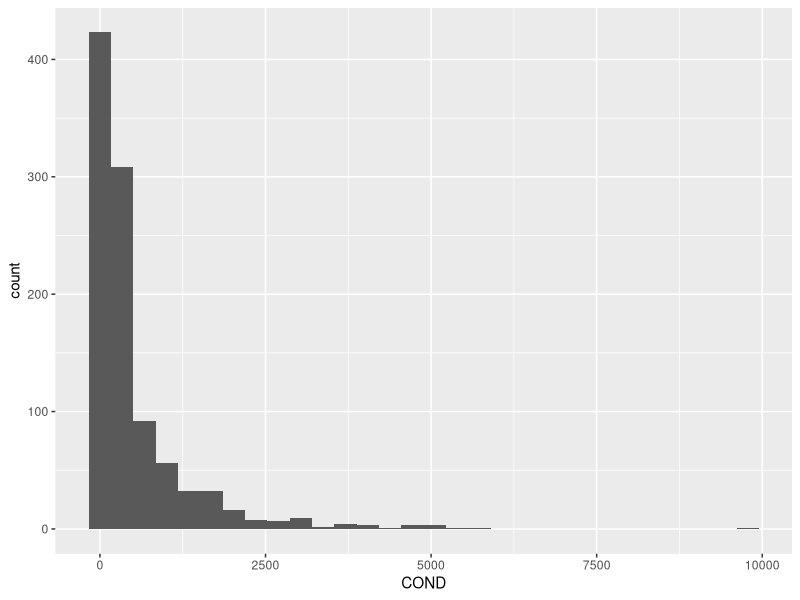
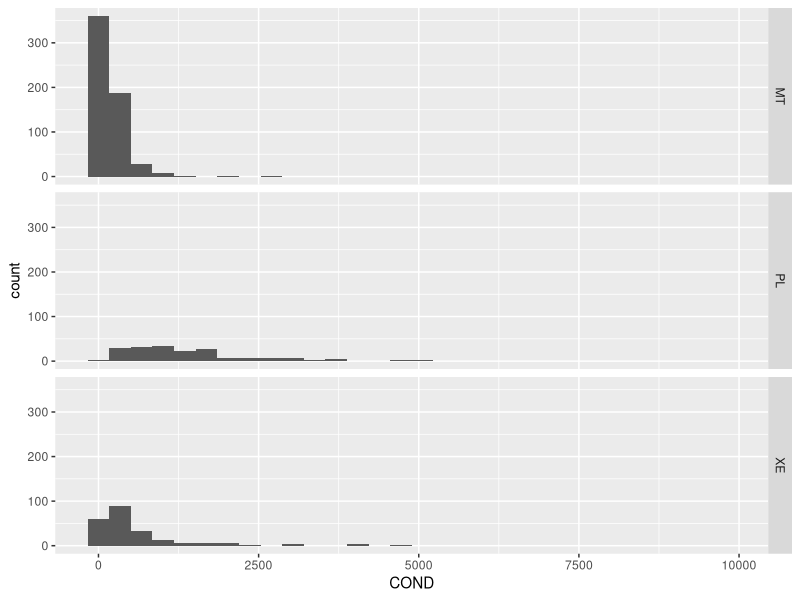
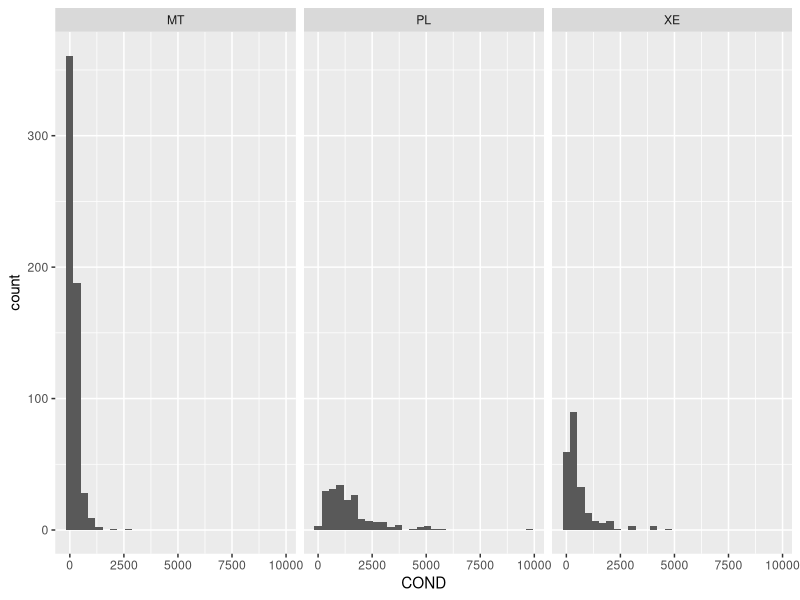
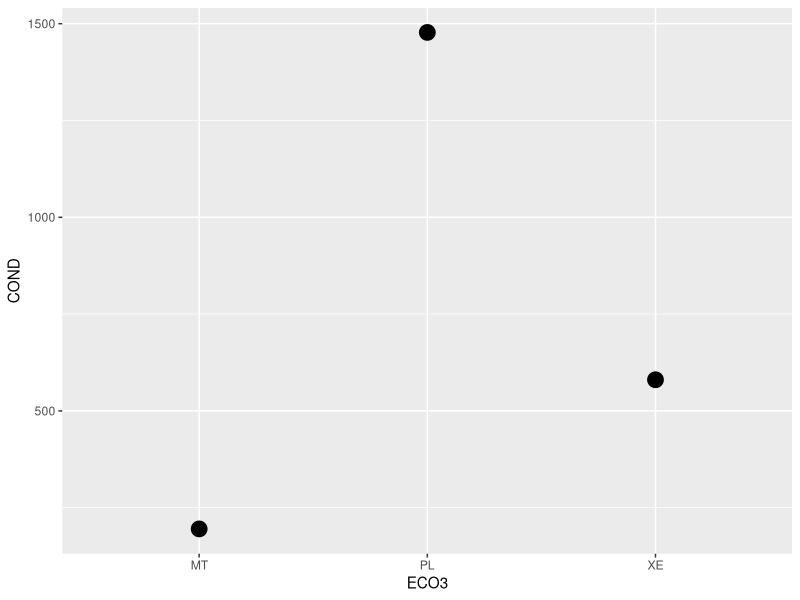
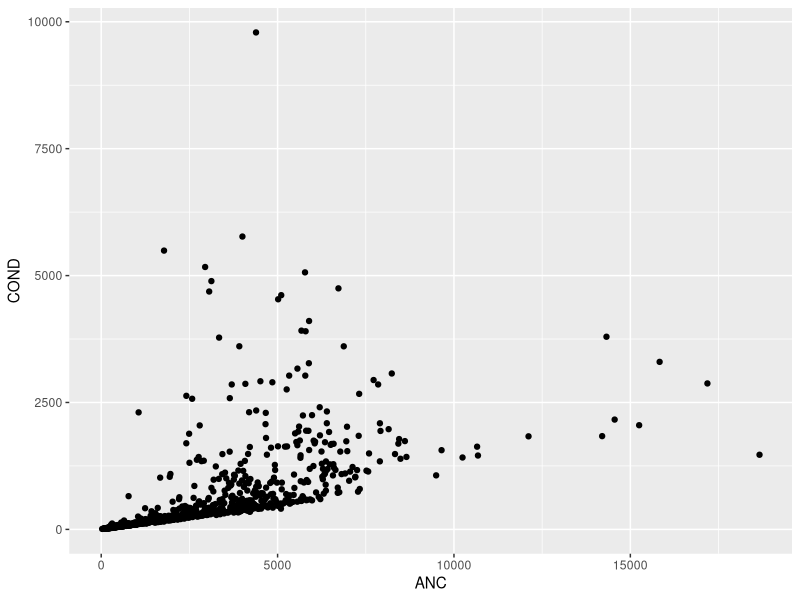
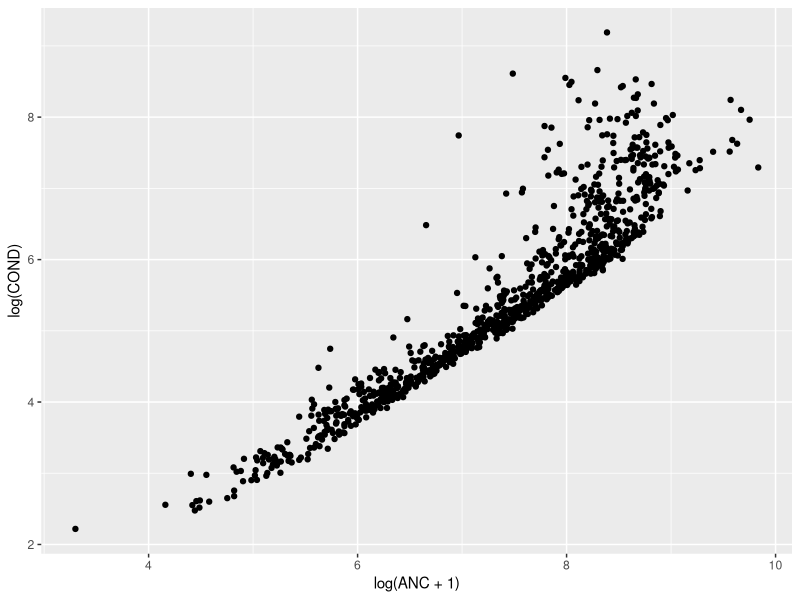
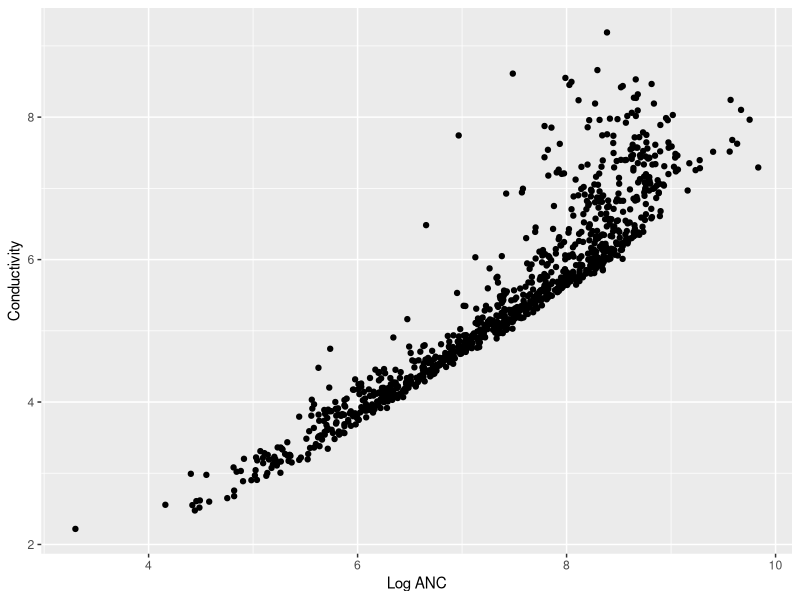
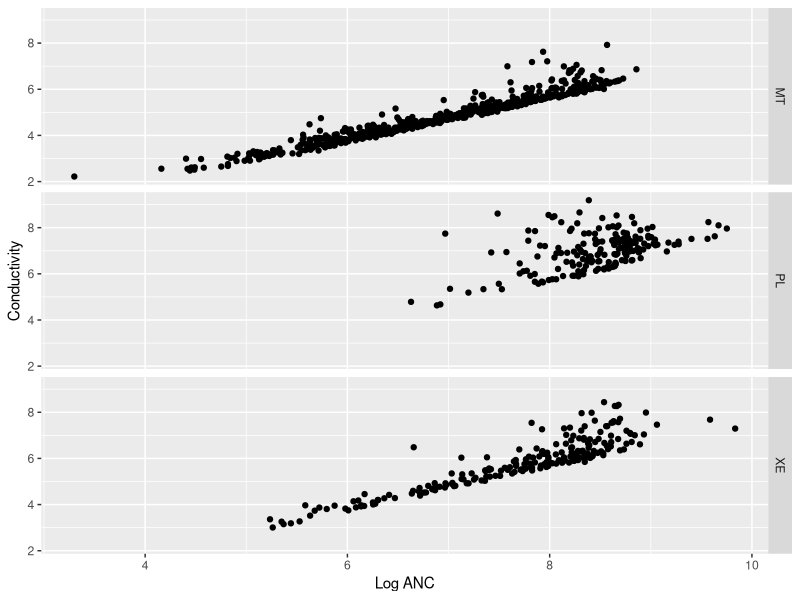

These charts were generated, in order, by the following R code:
#Lab 1
library(dplyr)
dta <-tbl_df(read.csv("wemap_na.csv"))
dta
#How many variables and observations?
dim(dta)
#How many variables are numerical vs catagorical?
str(dta)
#How many missing values (na)?
summary(dta)
#or
sum(is.na(dta))

#remove na's
dta.1<-na.omit(dta)
summary(dta.1)

#How many sites for each ecoregion (ECO3)?
library(plyr)
count(dta.1$ECO3)
table(dta.1$ECO3)

#How many sites for each ecoregion and each year?
table(dta.1$ECO3, dta.1$YEAR)

#Create data set with only water quality data
library(dplyr)
wq <- select(dta.1,-c(YEAR,ECO10,ECO3,HUC4,AG_TOT,FOR_TOT,URB_TOT))
wq
#Order the above dataset by AG_TOT
wq.ag<-arrange(wq,dta.1$AG_TOT)

#Ctreate new variable (log_COND) by transforming variable COND
wq.1 <- mutate(wq, logCOND =log(COND)) #using dplyr
wq.1

#Create new dataset for ecoregion (PL in ECO3) and the site with pH>7
wq.2<-filter(wq, dta.1$ECO3=='PL'& PH>7)
summary(wq.2$PH)

#Calcualte the mean and var of COND and log_COND for each echoregion (ECO3)

by_ECO3<-group_by(wq.1,dta.1$ECO3)
summarise(by_ECO3,mean_COND=mean(COND), 
          mean_logCOND=mean(wq.1$logCOND),
          varCOND=var(COND), 
          var_logCOND=var(wq.1$logCOND))

##Exercise 2. Use ggplot2 to display the data
#1.  Describe the distribution of COND using ggplot2
library(ggplot2)
d<-ggplot(dta.1,aes(COND))
d+geom_histogram()

#2.  Describe the distribution of COND using ggplot2 for each ecoregion (ECO3)
d+geom_histogram()+facet_grid(ECO3~.)
d+geom_histogram()+facet_grid(~ECO3) #how does it differ from the above one

#3.  Compare mean and 95% confidence intervals of COND among the 3 ecoregions (ECO3)
d1<-ggplot(dta.1,aes(y=COND, x=ECO3))
d1+stat_summary(fun.data="mean_cl_normal", geom="errorbar")+stat_summary(fun.y=mean, geom="point", size=I(5))

#4.	Make a x-y scatter plot between COND and ANC.
d2<-ggplot(dta.1,aes(y=COND, x=ANC))
d2+geom_point()

#5.	Make a x-y scatter plot between log-transformed COND and log-transformed ANC.  How does the relationship change and why?
d3<-ggplot(dta.1, aes(y=log(COND),x=log(ANC+1)))
d3+geom_point()
#or you can do
d2+geom_point(aes(y=log(COND), x=log(ANC+1)))+xlab("Log ANC")+ylab("Conductivity")

#6.	Make a x-y scatter plot between log-transformed COND and log-transformed ANC for each ecoregion.  How does the relationship differ among the ecoregions?
d3+geom_point()+xlab("Log ANC")+ylab("Conductivity")+facet_grid(ECO3~.)
d3+geom_point()+xlab("Log ANC")+ylab("Conductivity")+facet_grid(ECO3~.)+geom_smooth(aes(group=ECO3), method='lm')

